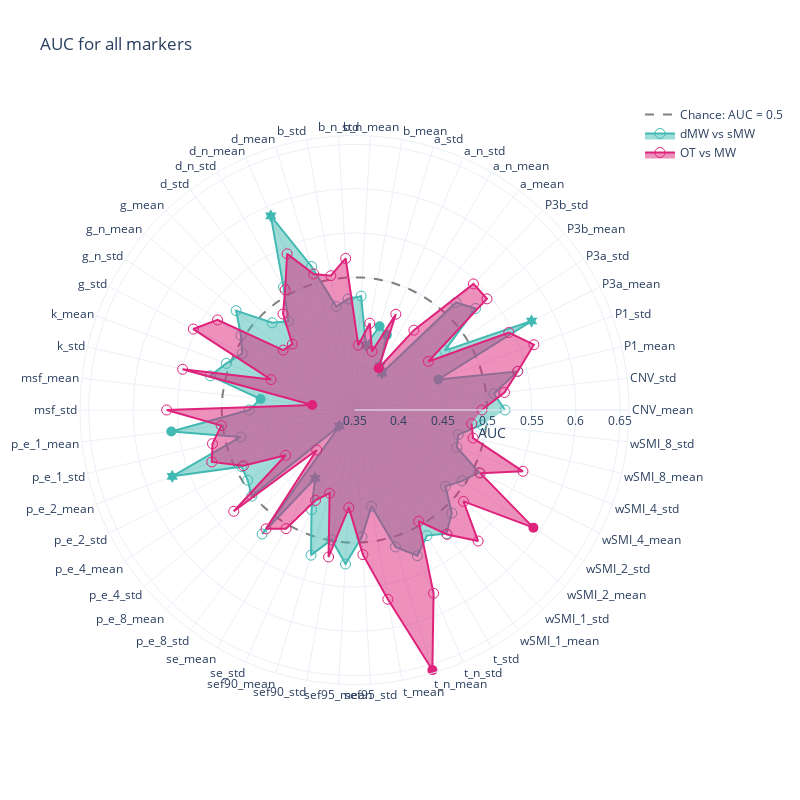

Notebook code cell kept with this figure:
### Markdown cell above
# Significant polar plots

### Code cell
mw =aucs_mw
mind =aucs_mind

fig = go.Figure()

fig.add_trace(go.Scatterpolar(
    r=np.ones(len(mind['markers'])) * 0.5,
    theta=mind['markers'],
    name = 'Chance: AUC = 0.5',
    mode = 'lines',
    line = {'color':'grey', 'width': 2, 'dash': 'dash' },
))


fig.add_trace(go.Scatterpolar(
    r=mw.AUC,
    theta=mw['markers'],
    fill='toself',
    name='dMW vs sMW',
    mode = 'lines+markers',
    marker = {'color':lblue, 'size': 10},
    marker_symbol= mw.symbol.to_list()
))

fig.add_trace(go.Scatterpolar(
    r=mind.AUC,
    theta=mind['markers'],
    fill='toself',
    name='OT vs MW',
    mode = 'lines+markers',
    marker = {'color':pink, 'size': 10},
    marker_symbol= mind.symbol.to_list()
))



fig.update_layout(
    title="AUC for all markers",
#     legend_title="Classification",
    width=800,
    height=800,
    template = 'plotly_white',
    
  polar=dict(
    radialaxis=dict(
    title = 'AUC',
      visible=True,
        range = [0.35,0.66]
    ),
  ),
    
  showlegend=True
)

fig.show()
pio.write_json(fig, 'Figs/radar_auc_all.plotly')

### Figure 1 — Plotly figure (JSON) as saved in the notebook; plotly's stock layout.template omitted (floating-point values rounded to 4 significant figures)
{"data": [{"line": {"color": "grey", "dash": "dash", "width": 2}, "mode": "lines", "name": "Chance: AUC = 0.5", "r": [0.5, 0.5, 0.5, 0.5, 0.5, 0.5, 0.5, 0.5, 0.5, 0.5, 0.5, 0.5, 0.5, 0.5, 0.5, 0.5, 0.5, 0.5, 0.5, 0.5, 0.5, 0.5, 0.5, 0.5, 0.5, 0.5, 0.5, 0.5, 0.5, 0.5, 0.5, 0.5, 0.5, 0.5, 0.5, 0.5, 0.5, 0.5, 0.5, 0.5, 0.5, 0.5, 0.5, 0.5, 0.5, 0.5, 0.5, 0.5, 0.5, 0.5, 0.5, 0.5, 0.5, 0.5], "theta": ["CNV_mean", "CNV_std", "P1_mean", "P1_std", "P3a_mean", "P3a_std", "P3b_mean", "P3b_std", "a_mean", "a_n_mean", "a_n_std", "a_std", "b_mean", "b_n_mean", "b_n_std", "b_std", "d_mean", "d_n_mean", "d_n_std", "d_std", "g_mean", "g_n_mean", "g_n_std", "g_std", "k_mean", "k_std", "msf_mean", "msf_std", "p_e_1_mean", "p_e_1_std", "p_e_2_mean", "p_e_2_std", "p_e_4_mean", "p_e_4_std", "p_e_8_mean", "p_e_8_std", "se_mean", "se_std", "sef90_mean", "sef90_std", "sef95_mean", "sef95_std", "t_mean", "t_n_mean", "t_n_std", "t_std", "wSMI_1_mean", "wSMI_1_std", "wSMI_2_mean", "wSMI_2_std", "wSMI_4_mean", "wSMI_4_std", "wSMI_8_mean", "wSMI_8_std"], "type": "scatterpolar"}, {"fill": "toself", "marker": {"color": "#42B9B2", "size": 10, "symbol": ["circle-open", "circle-open", "circle-open", "circle", "hexagram", "circle-open", "circle-open", "circle-open", "hexagram", "hexagram", "circle", "circle", "hexagram", "circle-open", "circle-open", "circle-open", "circle-open", "hexagram", "circle-open", "circle-open", "circle-open", "circle-open", "circle-open", "circle-open", "circle-open", "circle-open", "circle", "circle-open", "circle", "circle-open", "hexagram", "circle-open", "circle-open", "circle-open", "hexagram", "circle-open", "hexagram", "circle-open", "circle-open", "circle-open", "circle-open", "circle-open", "circle-open", "circle-open", "circle-open", "circle-open", "circle-open", "circle-open", "circle-open", "circle-open", "circle-open", "circle-open", "circle-open", "circle-open"]}, "mode": "lines+markers", "name": "dMW vs sMW", "r": [0.5201, 0.5085, 0.5391, 0.4507, 0.5738, 0.472, 0.5284, 0.517, 0.402, 0.4075, 0.4424, 0.4487, 0.4241, 0.4789, 0.4755, 0.4686, 0.5192, 0.5887, 0.5103, 0.475, 0.4854, 0.5245, 0.5035, 0.492, 0.504, 0.5174, 0.4568, 0.469, 0.5583, 0.4822, 0.569, 0.4926, 0.4943, 0.5014, 0.3749, 0.5247, 0.439, 0.4726, 0.5211, 0.4986, 0.5242, 0.4935, 0.4604, 0.5114, 0.5292, 0.5138, 0.5239, 0.5101, 0.4841, 0.4956, 0.5073, 0.473, 0.4705, 0.4947], "theta": ["CNV_mean", "CNV_std", "P1_mean", "P1_std", "P3a_mean", "P3a_std", "P3b_mean", "P3b_std", "a_mean", "a_n_mean", "a_n_std", "a_std", "b_mean", "b_n_mean", "b_n_std", "b_std", "d_mean", "d_n_mean", "d_n_std", "d_std", "g_mean", "g_n_mean", "g_n_std", "g_std", "k_mean", "k_std", "msf_mean", "msf_std", "p_e_1_mean", "p_e_1_std", "p_e_2_mean", "p_e_2_std", "p_e_4_mean", "p_e_4_std", "p_e_8_mean", "p_e_8_std", "se_mean", "se_std", "sef90_mean", "sef90_std", "sef95_mean", "sef95_std", "t_mean", "t_n_mean", "t_n_std", "t_std", "wSMI_1_mean", "wSMI_1_std", "wSMI_2_mean", "wSMI_2_std", "wSMI_4_mean", "wSMI_4_std", "wSMI_8_mean", "wSMI_8_std"], "type": "scatterpolar"}, {"fill": "toself", "marker": {"color": "#DE237B", "size": 10, "symbol": ["circle-open", "circle-open", "circle-open", "circle-open", "circle-open", "circle-open", "circle-open", "circle-open", "circle-open", "circle", "circle-open", "circle-open", "circle-open", "circle-open", "circle-open", "circle-open", "circle-open", "circle-open", "circle-open", "circle-open", "circle-open", "circle-open", "circle-open", "circle-open", "circle-open", "circle-open", "circle", "circle-open", "circle-open", "circle-open", "circle-open", "circle-open", "circle-open", "circle-open", "circle-open", "circle-open", "circle-open", "circle-open", "circle-open", "circle-open", "circle-open", "circle-open", "circle-open", "circle", "circle-open", "circle-open", "circle-open", "circle-open", "circle-open", "circle", "circle-open", "circle-open", "circle-open", "circle-open"]}, "mode": "lines+markers", "name": "OT vs MW", "r": [0.4938, 0.5205, 0.5396, 0.5656, 0.545, 0.4498, 0.5453, 0.5458, 0.4624, 0.4045, 0.4678, 0.4191, 0.4495, 0.4233, 0.5215, 0.504, 0.5104, 0.5421, 0.5067, 0.4852, 0.4523, 0.4552, 0.5351, 0.5537, 0.4504, 0.5495, 0.3981, 0.5621, 0.5015, 0.5148, 0.5215, 0.4904, 0.4431, 0.528, 0.4122, 0.5173, 0.5047, 0.4612, 0.448, 0.5186, 0.4604, 0.5136, 0.567, 0.6566, 0.5755, 0.4951, 0.5252, 0.5534, 0.5106, 0.5918, 0.5089, 0.5524, 0.4876, 0.4832], "theta": ["CNV_mean", "CNV_std", "P1_mean", "P1_std", "P3a_mean", "P3a_std", "P3b_mean", "P3b_std", "a_mean", "a_n_mean", "a_n_std", "a_std", "b_mean", "b_n_mean", "b_n_std", "b_std", "d_mean", "d_n_mean", "d_n_std", "d_std", "g_mean", "g_n_mean", "g_n_std", "g_std", "k_mean", "k_std", "msf_mean", "msf_std", "p_e_1_mean", "p_e_1_std", "p_e_2_mean", "p_e_2_std", "p_e_4_mean", "p_e_4_std", "p_e_8_mean", "p_e_8_std", "se_mean", "se_std", "sef90_mean", "sef90_std", "sef95_mean", "sef95_std", "t_mean", "t_n_mean", "t_n_std", "t_std", "wSMI_1_mean", "wSMI_1_std", "wSMI_2_mean", "wSMI_2_std", "wSMI_4_mean", "wSMI_4_std", "wSMI_8_mean", "wSMI_8_std"], "type": "scatterpolar"}], "layout": {"height": 800, "polar": {"angularaxis": {"type": "category"}, "radialaxis": {"autorange": false, "range": [0.35, 0.66], "title": {"text": "AUC"}, "type": "linear", "visible": true}}, "showlegend": true, "title": {"text": "AUC for all markers"}, "width": 800}}
